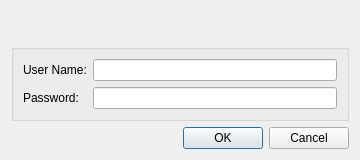
<?xml version="1.0" encoding="UTF-8"?>
<ui version="4.0">
 <class>ProxyAuthDialog</class>
 <widget class="QDialog" name="ProxyAuthDialog">
  <property name="geometry">
   <rect>
    <x>0</x>
    <y>0</y>
    <width>360</width>
    <height>160</height>
   </rect>
  </property>
  <property name="windowTitle">
   <string>Proxy Server</string>
  </property>
  <layout class="QVBoxLayout" name="verticalLayout">
   <item>
    <widget class="QLabel" name="label_description">
     <property name="wordWrap">
      <bool>true</bool>
     </property>
    </widget>
   </item>
   <item>
    <widget class="QGroupBox" name="groupBox">
     <property name="title">
      <string/>
     </property>
     <layout class="QFormLayout" name="formLayout">
      <item row="0" column="0">
       <widget class="QLabel" name="label_username">
        <property name="text">
         <string>User Name:</string>
        </property>
       </widget>
      </item>
      <item row="0" column="1">
       <widget class="QLineEdit" name="edit_username"/>
      </item>
      <item row="1" column="0">
       <widget class="QLabel" name="label_password">
        <property name="text">
         <string>Password:</string>
        </property>
       </widget>
      </item>
      <item row="1" column="1">
       <widget class="PasswordEdit" name="edit_password"/>
      </item>
     </layout>
    </widget>
   </item>
   <item>
    <widget class="DialogButtonBox" name="button_box">
     <property name="standardButtons">
      <set>QDialogButtonBox::StandardButton::Cancel|QDialogButtonBox::StandardButton::Ok</set>
     </property>
    </widget>
   </item>
  </layout>
 </widget>
 <customwidgets>
  <customwidget>
   <class>DialogButtonBox</class>
   <extends>QDialogButtonBox</extends>
   <header>common/desktop/dialog_button_box.h</header>
  </customwidget>
  <customwidget>
   <class>PasswordEdit</class>
   <extends>QLineEdit</extends>
   <header>common/desktop/password_edit.h</header>
  </customwidget>
 </customwidgets>
 <resources/>
 <connections/>
</ui>
